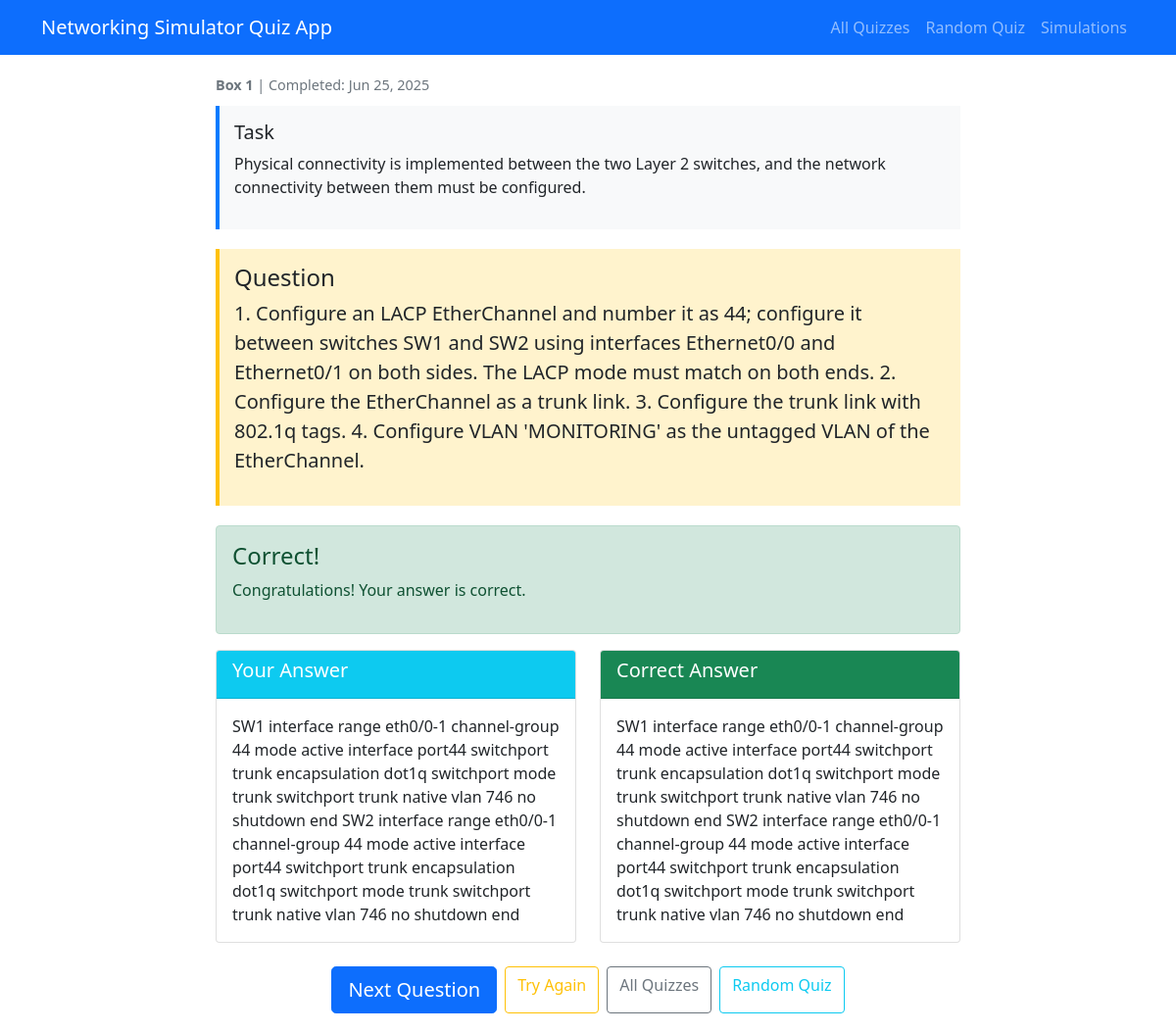
The page /quiz/1/result/ on the database its author committed.
### simulations/models.py (models this page shows, shortened)
class Simulation(models.Model):
    task = models.TextField(max_length=600)
    question = models.TextField(max_length=600)
    labanswer = models.TextField(max_length=600)
    useranswer = models.TextField(max_length=600, blank=True)
    box = models.IntegerField(
        choices=zip(BOXES, BOXES),
        default=BOXES[0],
    )
    image = models.ImageField(
        upload_to=simulation_image_path,
        blank=True,
        null=True,
        validators=[FileExtensionValidator(allowed_extensions=['jpg', 'jpeg', 'png', 'gif'])],
        help_text='Upload an image for this simulation (JPG, PNG, GIF formats allowed)'
    )
    date_created = models.DateTimeField(auto_now_add=True)
    class Meta:
        ordering = ['box', 'date_created']

### simulations/views.py (the view)
# urls.py: path('quiz/<int:simulation_id>/result/', views.quiz_result_view, name='quiz_result'),
def quiz_result_view(request, simulation_id):
    simulation = get_object_or_404(Simulation, id=simulation_id)
    if not simulation.useranswer:
        return redirect('quiz_question', simulation_id=simulation.id)
    is_correct = simulation.useranswer.lower() == simulation.labanswer.lower()
    context = {
        'simulation': simulation,
        'is_correct': is_correct,
    }
    return render(request, 'quiz/result.html', context)

### simulations/templates/quiz/result.html (shortened to what this page needs)
{% extends 'quiz/base.html' %}
{% block content %}
<div class="row">
    <div class="col-md-12">
        <div class="box-number">
            <strong>Box {{ simulation.box }}</strong> | Completed: {{ simulation.date_created|date:"M d, Y" }}
        </div>
        {% if simulation.task %}
        <div class="task-box">
            <h5> Task</h5>
            <p>{{ simulation.task }}</p>
        </div>
        {% endif %}
        <div class="question-box">
            <h4> Question</h4>
            <p class="lead">{{ simulation.question }}</p>
        </div>
        {% if is_correct %}
        <div class="alert alert-success" role="alert">
            <h4 class="alert-heading"> Correct!</h4>
            <p>Congratulations! Your answer is correct.</p>
        </div>
        {% else %}
        <div class="alert alert-danger" role="alert">
            <h4 class="alert-heading"><i class="fas fa-times-circle"></i> Incorrect</h4>
            <p>Your answer was not correct. Please review the correct answer below.</p>
        </div>
        {% endif %}
        <div class="row">
            <div class="col-md-6">
                <div class="card">
                    <div class="card-header bg-info text-white">
                        <h5> Your Answer</h5>
                    </div>
                    <div class="card-body">
                        <p class="card-text">{{ simulation.useranswer }}</p>
                    </div>
                </div>
            </div>
            <div class="col-md-6">
                <div class="card">
                    <div class="card-header bg-success text-white">
                        <h5> Correct Answer</h5>
                    </div>
                    <div class="card-body">
                        <p class="card-text">{{ simulation.labanswer }}</p>
                    </div>
                </div>
            </div>
        </div>
        <div class="d-grid gap-2 d-md-flex justify-content-md-center mt-4">
            <a href="{% url 'next_quiz' current_simulation_id=simulation.id %}" class="btn btn-primary btn-lg">
                 Next Question
            </a>
            <a href="{% url 'quiz_question' simulation_id=simulation.id %}" class="btn btn-outline-warning">
                 Try Again
            </a>
            <a href="{% url 'quiz_list' %}" class="btn btn-outline-secondary">
                 All Quizzes
            </a>
            <a href="{% url 'random_quiz' %}" class="btn btn-outline-info">
                 Random Quiz
            </a>
        </div>
    </div>
</div>
{% endblock %}

### simulations/templates/quiz/base.html (style rules this page uses)
.task-box { background-color: #f8f9fa; border-left: 4px solid #007bff; padding: 15px; margin-bottom: 20px; }
.question-box { background-color: #fff3cd; border-left: 4px solid #ffc107; padding: 15px; margin-bottom: 20px; }
.box-number { font-size: 0.9em; color: #6c757d; margin-bottom: 10px; }

### rows shown on the page
Simulation: box "1", date_created "Jun 25, 2025", task "Physical connectivity is implemented between the two Layer 2 switches, and the network connectivity between them must be configured.", question "1. Configure an LACP EtherChannel and number it as 44; configure it between switches SW1 and SW2 using interfaces Ethernet0/0 and Ethernet0/1 on both sides. The LACP mode must match on both ends. 2. Configure the EtherChannel as a trunk link. 3. Configure the trunk link with 802.1q tags. 4. Configure VLAN 'MONITORING' as the untagged VLAN of the EtherChannel.", useranswer "SW1 interface range eth0/0-1 channel-group 44 mode active interface port44 switchport trunk encapsulation dot1q switchport mode trunk switchport trunk native vlan 746 no shutdown end SW2 interface range eth0/0-1 channel-group 44 mode active interface port44 switchport trunk encapsulation dot1q switchport mode trunk switchport trunk native vlan 746 no shutdown end", labanswer "SW1 interface range eth0/0-1 channel-group 44 mode active interface port44 switchport trunk encapsulation dot1q switchport mode trunk switchport trunk native vlan 746 no shutdown end SW2 interface range eth0/0-1 channel-group 44 mode active interface port44 switchport trunk encapsulation dot1q switchport mode trunk switchport trunk native vlan 746 no shutdown end"
